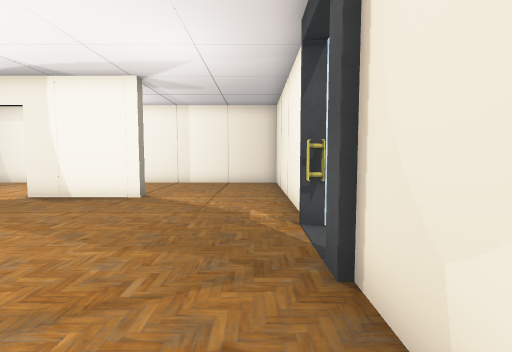
view 1 (above)

13 first-person views from a walk through a 3-D level made in the Unity game engine. The camera is 1.3 m above the floor, tilts 4° down and sees 85° across. The floor is counted in squares, 1 m on a side. Each view is taken from the middle of a square. On the plan, view 1 faces up. The plan holds only what a view shows up to about 13 squares ahead; the rest is blank. The place goes on beyond the plan. The player is left out.

view 2
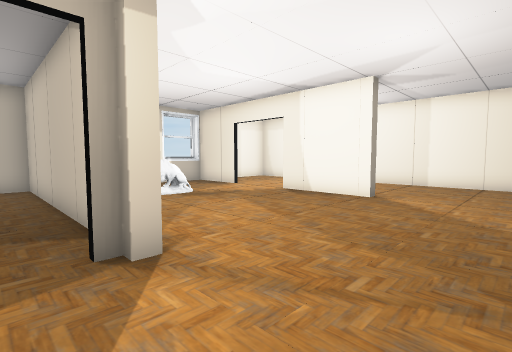

view 3
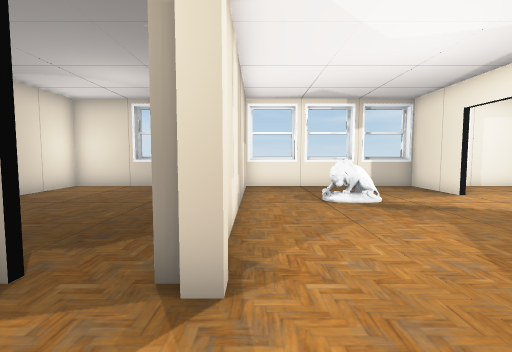

view 4
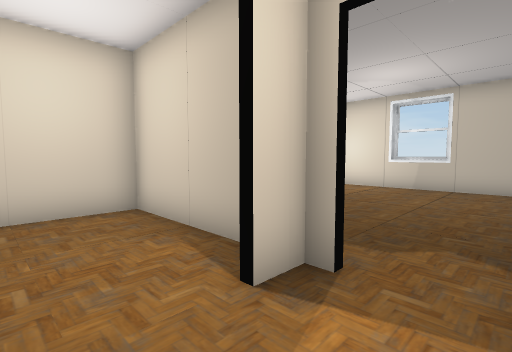

view 5
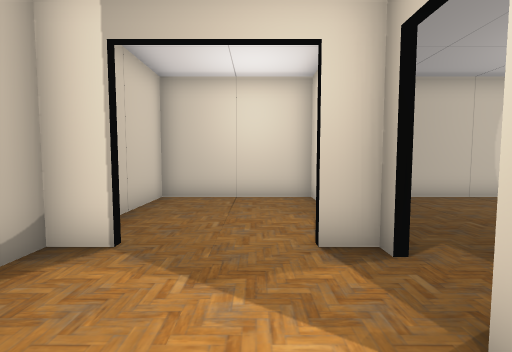

view 6
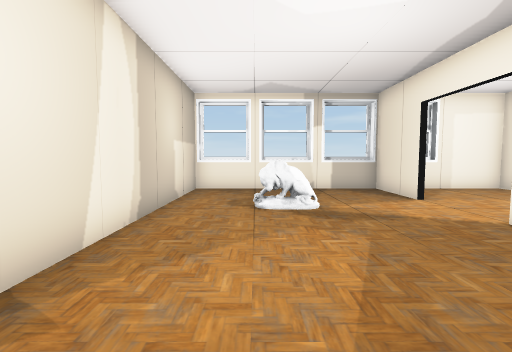

view 7
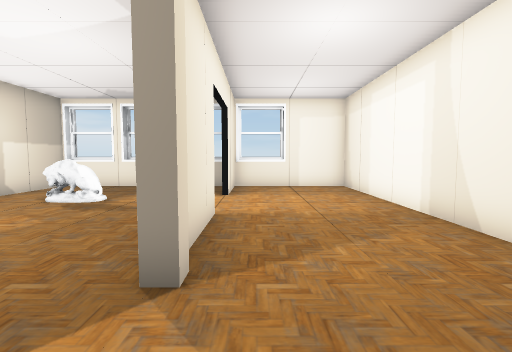

view 8
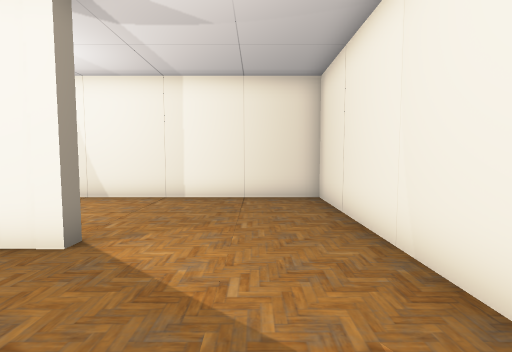

view 9
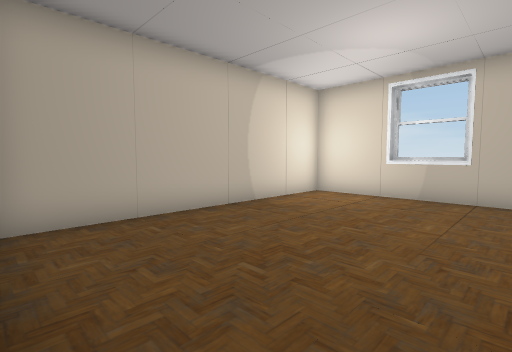

view 10
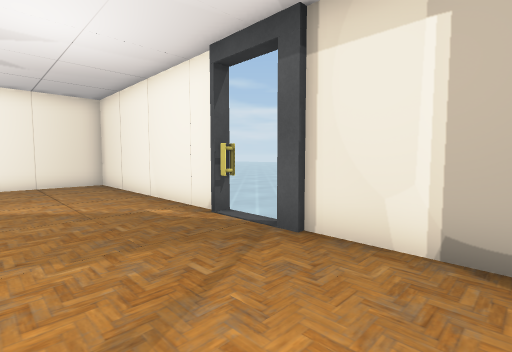

view 11
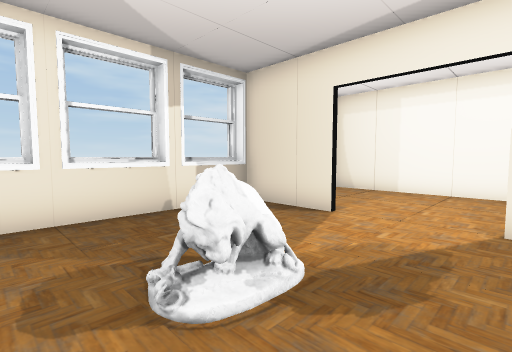

view 12
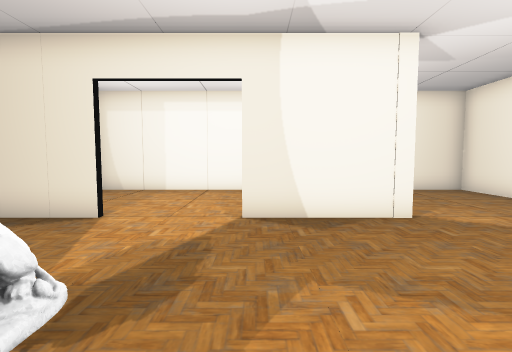

view 13
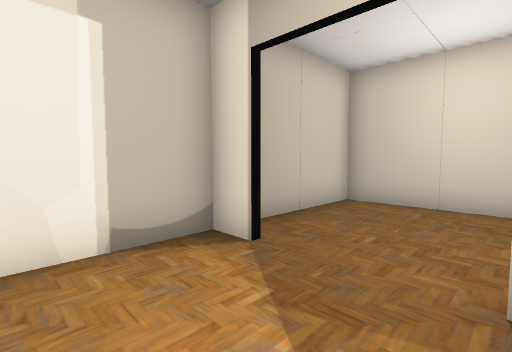

### Floor plan
Ten units are one square. View 1 is at (0, 0); x grows to the right and y downward. Boxes are objects, and circles mark ways between rooms. Rooms are numbered by the first view taken in them; rooms with no view inside come last. Other rooms are left out.
<svg viewBox="-141 -144 156 208">
<path fill="none" stroke="#000" d="M-44 -89 -74 -89M-74 -91 -47 -91M-102 -89 -136 -89 -136 -68M10 -55 10 -139 -133 -139 -133 -16 -45 -16M-38 5 -38 9 -29 9M8 -28 8 -34M-38 21 -38 59 10 59 10 21M0 9 10 9 10 -29M-136 -63 -136 -41M-131 -91 -104 -91M-136 -37 -136 -17M-136 12 -136 34M-56 -14 -133 -14 -133 59 -41 59"/>
<rect x="-95" y="-55" width="10" height="20" fill="#bbb"><title>other object</title></rect>
<rect x="-45" y="-15" width="10" height="10" fill="#bbb"><title>pillar</title></rect>
<rect x="-45" y="-95" width="10" height="10" fill="#bbb"><title>pillar</title></rect>
<circle cx="-40" cy="0" r="3" fill="#2a7"/>
<text x="-50" y="-60">1</text>
<text x="-90" y="20">2</text>
</svg>
Room 1 opens to room 2.

Where each view was taken, in squares from view 1:
view 1: 0 up, 0 right, facing up
view 2: 0 up, 0 right, facing up-left
view 3: 2 up, 1 left, facing left
view 4: 1 up, 1 left, facing down-left
view 5: 3 up, 2 left, facing down
view 6: 4 up, 2 left, facing left
view 7: 10 up, 1 left, facing left
view 8: 5 up, 1 left, facing up
view 9: 0 up, 4 left, facing down-left
view 10: 0 up, 3 left, facing up-right
view 11: 3 up, 7 left, facing up-left
view 12: 3 up, 7 left, facing up
view 13: 2 up, 3 left, facing down-right
